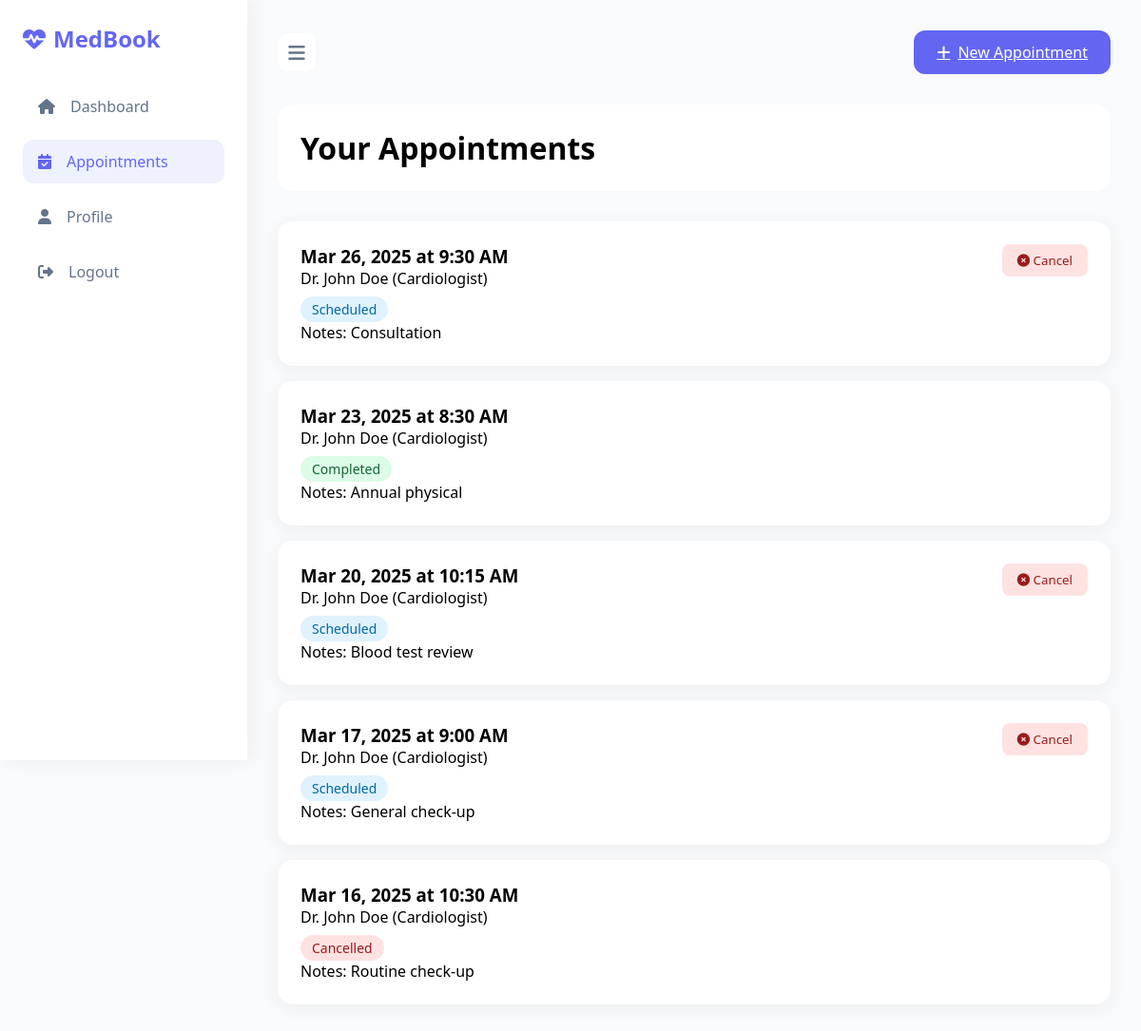
The app's page /appointments.php (signed in) with its own data.
### tables this page shows
CREATE TABLE `appointments` (
  `appointment_id` int(11) NOT NULL,
  `patient_id` int(11) NOT NULL,
  `doctor_id` int(11) NOT NULL,
  `appointment_date` date NOT NULL,
  `appointment_time` time NOT NULL,
  `status` enum('scheduled','completed','cancelled') DEFAULT 'scheduled',
  `notes` text,
  `created_at` datetime DEFAULT CURRENT_TIMESTAMP
);

CREATE TABLE `doctors` (
  `doctor_id` int(11) NOT NULL,
  `first_name` varchar(50) NOT NULL,
  `last_name` varchar(50) NOT NULL,
  `email` varchar(100) NOT NULL,
  `phone` varchar(20) DEFAULT NULL,
  `specialty` varchar(100) NOT NULL,
  `password_hash` varchar(255) NOT NULL,
  `created_at` datetime DEFAULT CURRENT_TIMESTAMP
);

### appointments.php (the view, shortened to what this page needs)
<?php
require_once 'config.php';
$stmt = $pdo->prepare("SELECT * FROM patients WHERE patient_id = ?");
$stmt->execute([$_SESSION['user_id']]);
$user = $stmt->fetch();
try {
    $appointmentStmt = $pdo->prepare("
        SELECT a.*,
               d.first_name AS doctor_fname,
               d.last_name AS doctor_lname,
               d.specialty
        FROM appointments a
        JOIN doctors d ON a.doctor_id = d.doctor_id
        WHERE a.patient_id = ?
        ORDER BY a.appointment_date DESC
    ");
    $appointmentStmt->execute([$user['patient_id']]);
    $appointments = $appointmentStmt->fetchAll();
} catch (PDOException $e) {
    die("Error retrieving appointments");
}
?>
<!DOCTYPE html>
<html lang="en">
<head>
    <link rel="stylesheet" href="https://cdnjs.cloudflare.com/ajax/libs/font-awesome/6.4.0/css/all.min.css">
</head>
<body>
    <aside class="sidebar">
        <div class="logo">
            <i class="fas fa-heartbeat"></i>
            MedBook
        </div>
        <nav>
            <ul class="nav-menu">
                <li class="nav-item">
                    <a href="patient_dashboard.php" class="nav-link">
                        <i class="fas fa-home"></i>
                        Dashboard
                    </a>
                </li>
                <li class="nav-item">
                    <a href="appointments.php" class="nav-link active">
                        <i class="fas fa-calendar-check"></i>
                        Appointments
                    </a>
                </li>
                <li class="nav-item">
                    <a href="profile.php" class="nav-link">
                        <i class="fas fa-user"></i>
                        Profile
                    </a>
                </li>
                <li class="nav-item">
                    <a href="logout.php" class="nav-link">
                        <i class="fas fa-sign-out-alt"></i>
                        Logout
                    </a>
                </li>
            </ul>
        </nav>
    </aside>
    <main class="main-content">
        <div class="header">
            <button class="toggle-btn" id="sidebarToggle">
                <i class="fas fa-bars"></i>
            </button>
            <div class="header-actions">
                <a href="book_appointment.php" class="btn-primary">
                    <i class="fas fa-plus"></i>
                    New Appointment
                </a>
            </div>
        </div>
        <div class="user-greeting">
            <h1>Your Appointments</h1>
        </div>
        <div class="appointments-list">
            <?php if (empty($appointments)): ?>
                <div class="appointment-card">
                    <p>No appointments found. Start by booking a new appointment!</p>
                </div>
            <?php else: ?>
                <?php foreach ($appointments as $apt): ?>
                    <div class="appointment-card">
                        <div class="appointment-info">
                            <h3>
                                <?= date('M j, Y', strtotime($apt['appointment_date'])) ?>
                                at <?= date('g:i A', strtotime($apt['appointment_time'])) ?>
                            </h3>
                            <p class="doctor-info">
                                Dr. <?= htmlspecialchars($apt['doctor_fname']) ?>
                                <?= htmlspecialchars($apt['doctor_lname']) ?>
                                (<?= htmlspecialchars($apt['specialty']) ?>)
                            </p>
                            <div class="status-tag status-<?= $apt['status'] ?>">
                                <?= ucfirst($apt['status']) ?>
                            </div>
                            <?php if (!empty($apt['notes'])): ?>
                                <p class="notes">Notes: <?= htmlspecialchars($apt['notes']) ?></p>
                            <?php endif; ?>
                        </div>
                        <?php if ($apt['status'] === 'scheduled'): ?>
                            <form
                                method="POST"
                                onsubmit="return confirm('Are you sure you want to cancel this appointment?')"
                            >
                                <button type="submit" name="cancel_appointment" class="btn-cancel">
                                    <i class="fas fa-times-circle"></i> Cancel
                                </button>
                            </form>
                        <?php endif; ?>
                    </div>
                <?php endforeach; ?>
            <?php endif; ?>
        </div>
    </main>
</body>
</html>

### appointments.php (style rules this page uses)
* { margin: 0; padding: 0; box-sizing: border-box; font-family: 'Segoe UI', system-ui, sans-serif; }
:root { --primary: #6366f1; --primary-dark: #4f46e5; --sidebar-width: 260px; --transition: all 0.3s cubic-bezier(0.4, 0, 0.2, 1); }
body { background: #f8fafc; min-height: 100vh; display: flex; }
.sidebar { background: white; width: var(--sidebar-width); height: 100vh; padding: 1.5rem; position: fixed; box-shadow: 4px 0 20px rgba(0, 0, 0, 0.05); transition: var(--transition); z-index: 100; }
.logo { font-size: 1.5rem; font-weight: 700; color: var(--primary); margin-bottom: 2rem; display: flex; align-items: center; gap: 0.5rem; }
.nav-menu { list-style: none; }
.nav-item { margin-bottom: 0.75rem; }
.nav-link { display: flex; align-items: center; gap: 1rem; padding: 0.75rem 1rem; border-radius: 0.75rem; color: #64748b; text-decoration: none; transition: var(--transition); }
.nav-link:hover, .nav-link.active { background: #eef2ff; color: var(--primary); }
.main-content { flex: 1; margin-left: var(--sidebar-width); transition: var(--transition); padding: 2rem; }
.header { display: flex; justify-content: space-between; align-items: center; margin-bottom: 2rem; }
.toggle-btn { background: white; border: none; width: 40px; height: 40px; border-radius: 0.75rem; cursor: pointer; transition: var(--transition); font-size: 1.25rem; color: #64748b; }
.user-greeting { background: white; padding: 1.5rem; border-radius: 1rem; margin-bottom: 2rem; }
.appointment-card { background: white; padding: 1.5rem; border-radius: 1rem; margin-bottom: 1rem; box-shadow: 0 4px 20px rgba(0, 0, 0, 0.05); display: flex; justify-content: space-between; align-items: start; transition: var(--transition); }
.status-tag { display: inline-block; padding: 0.25rem 0.75rem; border-radius: 1rem; font-size: 0.875rem; margin-top: 0.5rem; }
.status-scheduled { background: #e0f2fe; color: #0369a1; }
.status-completed { background: #dcfce7; color: #166534; }
.status-cancelled { background: #fee2e2; color: #991b1b; }
.btn-cancel { background: #fee2e2; color: #991b1b; border: none; padding: 0.5rem 1rem; border-radius: 0.5rem; cursor: pointer; transition: var(--transition); }
.btn-primary { background: var(--primary); color: white; border: none; padding: 0.75rem 1.5rem; border-radius: 0.75rem; cursor: pointer; transition: var(--transition); display: inline-flex; align-items: center; gap: 0.5rem; }

### records on screen
appointments: appointment_date "Mar 26, 2025", appointment_time "9:30 AM", doctor.first_name "John", doctor.last_name "Doe", doctor.specialty "Cardiologist", status "Scheduled", notes "Consultation"
appointments: appointment_date "Mar 23, 2025", appointment_time "8:30 AM", doctor.first_name "John", doctor.last_name "Doe", doctor.specialty "Cardiologist", status "Completed", notes "Annual physical"
appointments: appointment_date "Mar 20, 2025", appointment_time "10:15 AM", doctor.first_name "John", doctor.last_name "Doe", doctor.specialty "Cardiologist", status "Scheduled", notes "Blood test review"
appointments: appointment_date "Mar 17, 2025", appointment_time "9:00 AM", doctor.first_name "John", doctor.last_name "Doe", doctor.specialty "Cardiologist", status "Scheduled", notes "General check-up"
appointments: appointment_date "Mar 16, 2025", appointment_time "10:30 AM", doctor.first_name "John", doctor.last_name "Doe", doctor.specialty "Cardiologist", status "Cancelled", notes "Routine check-up"
